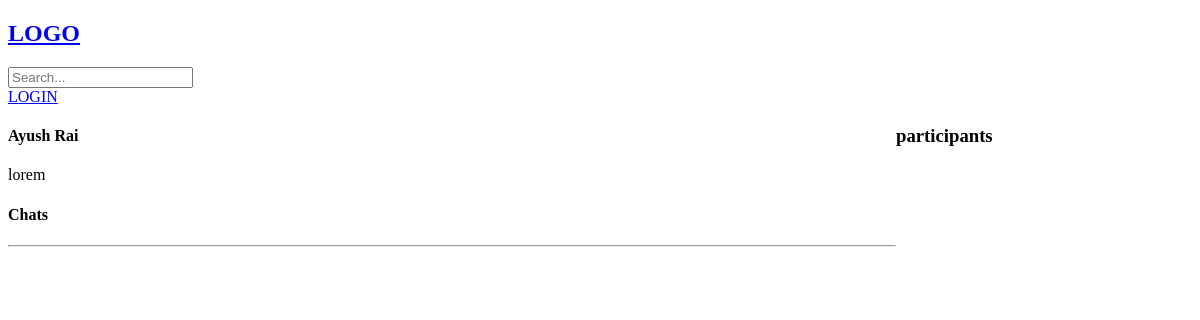
The page /room/2/ on the database as committed earlier.
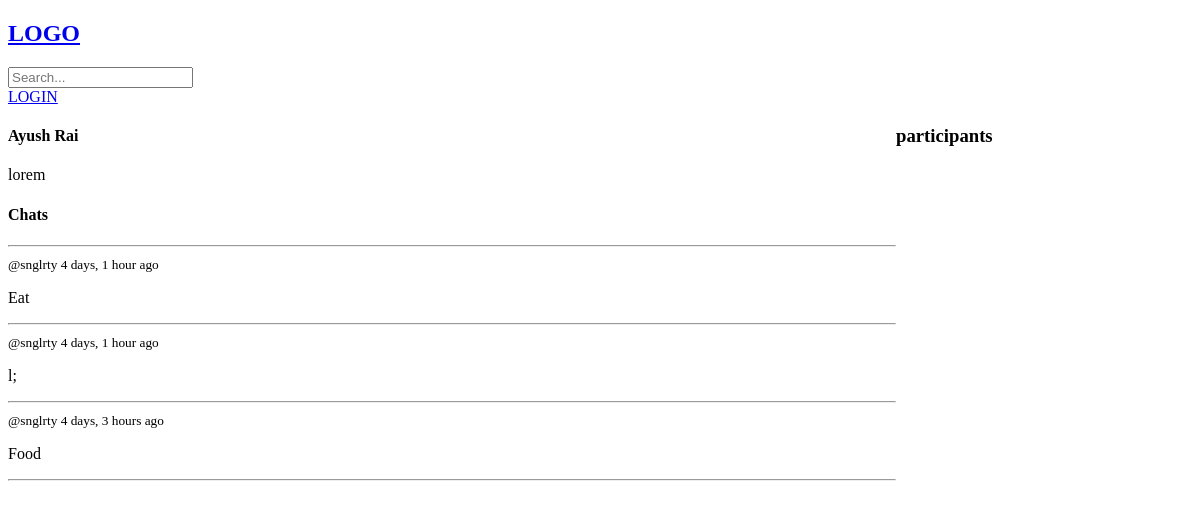
The same page on the database as committed later.
### base/models.py (models this page shows, shortened)
class Room(models.Model):
    host = models.ForeignKey(User, on_delete= models.SET_NULL, null= True)
    topic = models.ForeignKey(Topic, on_delete= models.SET_NULL, null= True)
    name = models.CharField(max_length=200)
    description = models.TextField(null=True, blank=True)
    participants = models.ManyToManyField(User,related_name='particpants',blank='True')
    updated = models.DateTimeField(auto_now= True)
    created = models.DateTimeField(auto_now_add= True)
    class Meta:
        ordering = ['-updated','-created']

class message(models.Model):
    user = models.ForeignKey(User,on_delete=models.CASCADE)
    room = models.ForeignKey(Room, on_delete=models.CASCADE)
    body = models.TextField()
    updated = models.DateTimeField(auto_now= True)
    created = models.DateTimeField(auto_now_add= True)
    class Meta:
        ordering = ['-updated','-created']

### base/views.py (the view, shortened to what this page needs)
# urls.py: path('room/<str:pk>/',room,name="room"),
def room(request,pk):
    room = Room.objects.get(id=pk)
    chats = room.message_set.all().order_by('-created')
    participants = room.participants.all()
    context = {'room' : room , 'chats' : chats, 'participants' : participants,}
    return render(request,'base/room.html',context)

### base/templates/base/room.html (shortened to what this page needs)
{%extends 'main.html'%}
{%block content%}
<div class="room-container">
    <div>
        <h4>{{ room.name }}</h4>
        <p>{{ room.description}}</p>
        <div class="comment-wrapper">
            <h4>Chats</h4>
            <hr>
            {% for chat in chats %}
                <div>
                    <small> @{{chat.user}} {{chat.created|timesince}} ago</messgae></small>
                    <p>{{chat.body}}</p>
                    <hr>
                </div>
            {% endfor %}
        </div>
    </div>
    <div>
        <h3>participants</h3>
    </div>
</div>
{%endblock%}

### templates/main.html (shortened to what this page needs)
<!DOCTYPE html>
<html lang="en">
<head>
</head>
<body>
    {%include 'navbar.html'%}
    {% block content %}
    {% endblock %}
</body>
</html>

### templates/navbar.html (shortened to what this page needs)
<!DOCTYPE html>
<html lang="en">
<head>
</head>
<body>
  <a href = "/"><h2>LOGO</h2></a>
  <form method="GET" action = "{% url 'home' %}">
    <input type="text" name="q" placeholder = "Search...">
  </form>
  {% if request.user.is_authenticated %}
    <p> HELLO , {{request.user}}</p>
    <form action="{% url 'logout' %}" method="post">
      {% csrf_token %}
    <button type="submit" class="btn btn-info">Logout</button>
</form>
  {% else %}
    <a href="{% url 'login' %}">LOGIN</a>
  {% endif %}
</body>
</html>

### base/templates/base/room.html (style rules this page uses)
.room-container { display: grid; grid-template-columns: 3fr 1fr; }

Rows that differ between the two databases and show on the page:
added message: user "snglrty", created "4 days, 1 hour", body "Eat"
added message: user "snglrty", created "4 days, 1 hour", body "l;"
added message: user "snglrty", created "4 days, 3 hours", body "Food"
